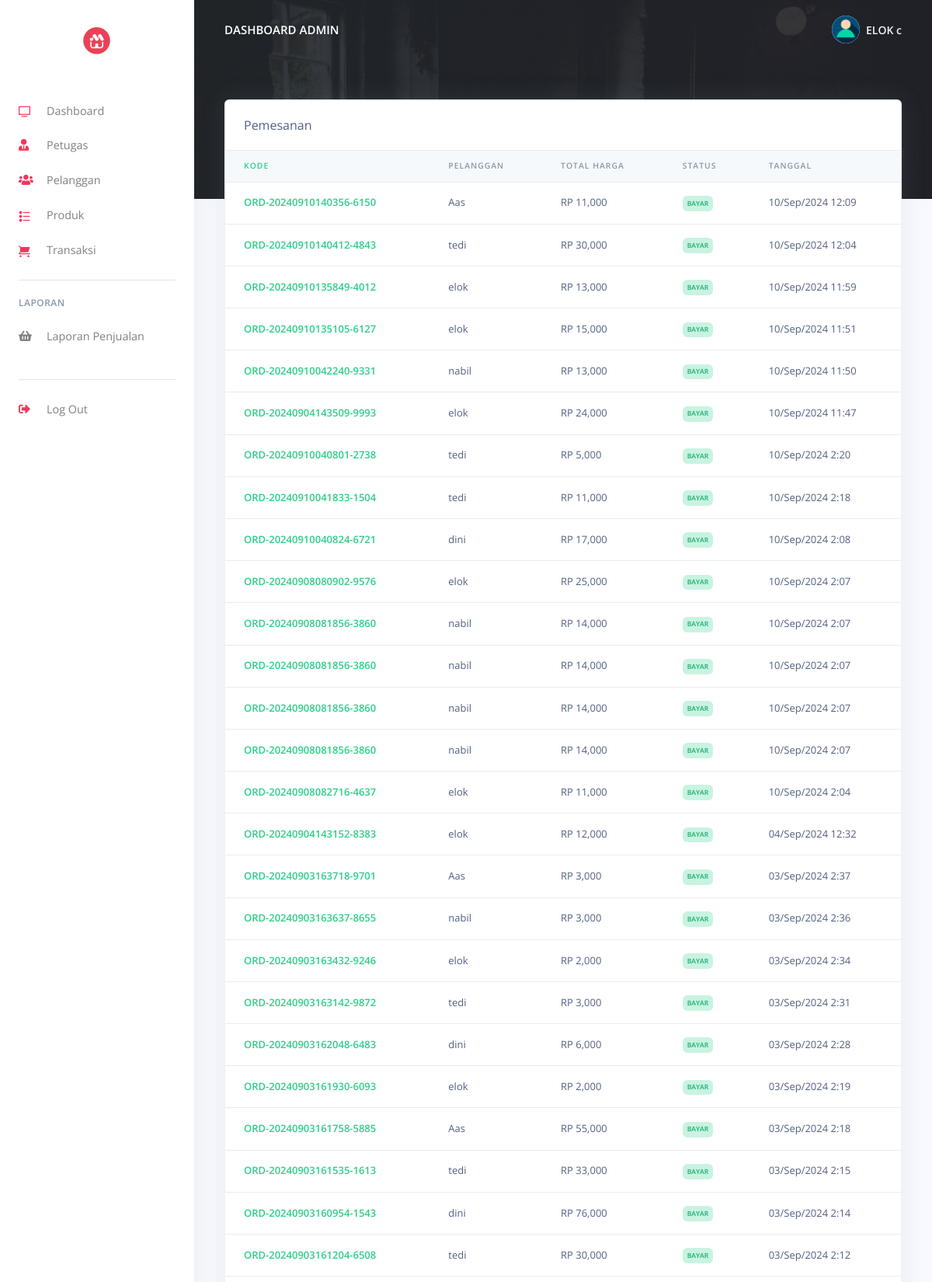
The app's page /pos/admin/orders_reports.php (signed in, upper part) with its own data.
### tables this page shows
CREATE TABLE `user` (
  `UserID` int(11) NOT NULL,
  `Username` varchar(255) NOT NULL,
  `Password` varchar(255) NOT NULL,
  `Email` varchar(255) NOT NULL,
  `NamaLengkap` varchar(255) NOT NULL,
  `Alamat` varchar(200) NOT NULL,
  `level` enum('admin','petugas') NOT NULL
);

CREATE TABLE `penjualan` (
  `PenjualanID` int(11) NOT NULL,
  `kode_penjualan` varchar(200) NOT NULL,
  `TanggalPenjualan` date NOT NULL,
  `TotalHarga` decimal(10,2) NOT NULL,
  `PelangganID` int(11) NOT NULL,
  `NamaPelanggan` varchar(255) NOT NULL,
  `DibuatPada` timestamp NOT NULL DEFAULT current_timestamp() ON UPDATE current_timestamp(),
  `status` varchar(200) NOT NULL
);

### pos/admin/orders_reports.php (the view, shortened to what this page needs)
<?php
include('config/checklogin.php');
require_once('partials/_head.php');
?>
<body>
    <?php
    require_once('partials/_sidebar.php');
    ?>
    <div class="main-content">
        <?php
        require_once('partials/_topnav.php');
        ?>
        <div class="container-fluid mt--8">
            <div class="row">
                <div class="col">
                    <div class="card shadow">
                        <div class="card-header border-0">
                            Pemesanan
                        </div>
                        <div class="table-responsive">
                            <table class="table align-items-center table-flush">
                                <thead class="thead-light">
                                    <tr>
                                        <th class="text-success" scope="col">Kode</th>
                                        <th scope="col">Pelanggan</th>
                                        <th scope="col">Total Harga</th>
                                        <th scop="col">Status</th>
                                        <th scope="col">Tanggal</th>
                                    </tr>
                                </thead>
                                <tbody>
                                    <?php
                                    $ret = "SELECT * FROM  penjualan ORDER BY `DibuatPada` DESC  ";
                                    $stmt = $mysqli->prepare($ret);
                                    $stmt->execute();
                                    $res = $stmt->get_result();
                                    while ($order = $res->fetch_object()) {
                                    ?>
                                        <tr>
                                            <th class="text-success" scope="row"><?php echo $order->kode_penjualan; ?></th>
                                            <td><?php echo $order->NamaPelanggan; ?></td>
                                            <td>RP <?php echo number_format($order->TotalHarga, 0, '.', ','); ?></td>
                                            <td><?php if ($order->status == '') {
                                                    echo "<span class='badge badge-danger'>Belum Dibayar</span>";
                                                } else {
                                                    echo "<span class='badge badge-success'>$order->status</span>";
                                                } ?></td>
                                            <td><?php echo date('d/M/Y g:i', strtotime($order->DibuatPada)); ?></td>
                                        </tr>
                                    <?php } ?>
                                </tbody>
                            </table>
                        </div>
                    </div>
                </div>
            </div>
        </div>
    </div>
</body>
</html>

### pos/admin/partials/_sidebar.php (shortened to what this page needs)
<?php
$UserID = $_SESSION['UserID'];
$ret = "SELECT * FROM  user  WHERE UserID = '$UserID'";
$stmt = $mysqli->prepare($ret);
$stmt->execute();
$res = $stmt->get_result();
while ($admin = $res->fetch_object()) {
?>
  <nav class="navbar navbar-vertical fixed-left navbar-expand-md navbar-light bg-white" id="sidenav-main">
    <div class="container-fluid">
      <a class="navbar-brand" href="dashboard.php">
        <img src="assets/img/brand/logo.jpg" class="navbar-brand-img img-fluid" alt="...">
      </a>
      <div class="collapse navbar-collapse" id="sidenav-collapse-main">
        <ul class="navbar-nav">
          <li class="nav-item">
            <a class="nav-link" href="dashboard.php">
              <i class="ni ni-tv-2 text-danger"></i> Dashboard
            </a>
          </li>
          <li class="nav-item">
            <a class="nav-link" href="hrm.php">
              <i class="fas fa-user-tie text-danger"></i> Petugas
            </a>
          </li>
          <li class="nav-item">
            <a class="nav-link" href="customes.php">
              <i class="fas fa-users text-danger"></i> Pelanggan
            </a>
          </li>
          <li class="nav-item">
            <a class="nav-link" href="products.php">
              <i class="ni ni-bullet-list-67 text-danger"></i>Produk
            </a>
          </li>
          <li class="nav-item">
            <a class="nav-link" href="orders.php">
              <i class="ni ni-cart text-danger"></i> Transaksi
            </a>
          </li>
        </ul>
        <hr class="my-3">
        <h6 class="navbar-heading text-muted">Laporan</h6>
        <ul class="navbar-nav mb-md-3">
          <li class="nav-item">
            <a class="nav-link" href="report.php">
              <i class="fas fa-shopping-basket"></i> Laporan Penjualan
            </a>
          </li>
        </ul>
        <hr class="my-3">
        <ul class="navbar-nav mb-md-3">
          <li class="nav-item">
            <a class="nav-link" href="logout.php">
              <i class="fas fa-sign-out-alt text-danger"></i> Log Out
            </a>
          </li>
        </ul>
      </div>
    </div>
  </nav>
<?php } ?>

### pos/admin/partials/_topnav.php (shortened to what this page needs)
<?php
$UserID = $_SESSION['UserID'];
$ret = "SELECT * FROM  user  WHERE UserID = '$UserID'";
$stmt = $mysqli->prepare($ret);
$stmt->execute();
$res = $stmt->get_result();
while ($admin = $res->fetch_object()) {
?>
    <nav class="navbar navbar-top navbar-expand-md navbar-dark" id="navbar-main">
        <div class="container-fluid">
            <a class="h4 mb-0 text-white text-uppercase d-none d-lg-inline-block" href="dashboard.php">Dashboard Admin</a>
            <ul class="navbar-nav align-items-center d-none d-md-flex">
                <li class="nav-item dropdown">
                    <a class="nav-link pr-0" href="#" role="button" data-toggle="dropdown" aria-haspopup="true" aria-expanded="false">
                        <div class="media align-items-center">
                            <span class="avatar avatar-sm rounded-circle">
                                <img alt="Image placeholder" src="assets/img/theme/user-a-min.png">
                            </span>
                            <div class="media-body ml-2 d-none d-lg-block">
                                <span class="mb-0 text-sm  font-weight-bold"><?php echo $admin->Username; ?></span>
                            </div>
                        </div>
                    </a>
                </li>
            </ul>
        </div>
    </nav>
<?php } ?>

### records on screen
user: Username "ELOK c"
penjualan: kode_penjualan "ORD-20240910140356-6150", NamaPelanggan "Aas", TotalHarga "11,000", status "BAYAR", DibuatPada "10/Sep/2024 12:09"
penjualan: kode_penjualan "ORD-20240910140412-4843", NamaPelanggan "tedi", TotalHarga "30,000", status "BAYAR", DibuatPada "10/Sep/2024 12:04"
penjualan: kode_penjualan "ORD-20240910135849-4012", NamaPelanggan "elok", TotalHarga "13,000", status "BAYAR", DibuatPada "10/Sep/2024 11:59"
penjualan: kode_penjualan "ORD-20240910135105-6127", NamaPelanggan "elok", TotalHarga "15,000", status "BAYAR", DibuatPada "10/Sep/2024 11:51"
penjualan: kode_penjualan "ORD-20240910042240-9331", NamaPelanggan "nabil", TotalHarga "13,000", status "BAYAR", DibuatPada "10/Sep/2024 11:50"
penjualan: kode_penjualan "ORD-20240904143509-9993", NamaPelanggan "elok", TotalHarga "24,000", status "BAYAR", DibuatPada "10/Sep/2024 11:47"
penjualan: kode_penjualan "ORD-20240910040801-2738", NamaPelanggan "tedi", TotalHarga "5,000", status "BAYAR", DibuatPada "10/Sep/2024 2:20"
penjualan: kode_penjualan "ORD-20240910041833-1504", NamaPelanggan "tedi", TotalHarga "11,000", status "BAYAR", DibuatPada "10/Sep/2024 2:18"
penjualan: kode_penjualan "ORD-20240910040824-6721", NamaPelanggan "dini", TotalHarga "17,000", status "BAYAR", DibuatPada "10/Sep/2024 2:08"
penjualan: kode_penjualan "ORD-20240908080902-9576", NamaPelanggan "elok", TotalHarga "25,000", status "BAYAR", DibuatPada "10/Sep/2024 2:07"
penjualan: kode_penjualan "ORD-20240908081856-3860", NamaPelanggan "nabil", TotalHarga "14,000", status "BAYAR", DibuatPada "10/Sep/2024 2:07"
penjualan: kode_penjualan "ORD-20240908081856-3860", NamaPelanggan "nabil", TotalHarga "14,000", status "BAYAR", DibuatPada "10/Sep/2024 2:07"
penjualan: kode_penjualan "ORD-20240908081856-3860", NamaPelanggan "nabil", TotalHarga "14,000", status "BAYAR", DibuatPada "10/Sep/2024 2:07"
penjualan: kode_penjualan "ORD-20240908081856-3860", NamaPelanggan "nabil", TotalHarga "14,000", status "BAYAR", DibuatPada "10/Sep/2024 2:07"
penjualan: kode_penjualan "ORD-20240908082716-4637", NamaPelanggan "elok", TotalHarga "11,000", status "BAYAR", DibuatPada "10/Sep/2024 2:04"
penjualan: kode_penjualan "ORD-20240904143152-8383", NamaPelanggan "elok", TotalHarga "12,000", status "BAYAR", DibuatPada "04/Sep/2024 12:32"
penjualan: kode_penjualan "ORD-20240903163718-9701", NamaPelanggan "Aas", TotalHarga "3,000", status "BAYAR", DibuatPada "03/Sep/2024 2:37"
penjualan: kode_penjualan "ORD-20240903163637-8655", NamaPelanggan "nabil", TotalHarga "3,000", status "BAYAR", DibuatPada "03/Sep/2024 2:36"
penjualan: kode_penjualan "ORD-20240903163432-9246", NamaPelanggan "elok", TotalHarga "2,000", status "BAYAR", DibuatPada "03/Sep/2024 2:34"
penjualan: kode_penjualan "ORD-20240903163142-9872", NamaPelanggan "tedi", TotalHarga "3,000", status "BAYAR", DibuatPada "03/Sep/2024 2:31"
penjualan: kode_penjualan "ORD-20240903162048-6483", NamaPelanggan "dini", TotalHarga "6,000", status "BAYAR", DibuatPada "03/Sep/2024 2:28"
penjualan: kode_penjualan "ORD-20240903161930-6093", NamaPelanggan "elok", TotalHarga "2,000", status "BAYAR", DibuatPada "03/Sep/2024 2:19"
penjualan: kode_penjualan "ORD-20240903161758-5885", NamaPelanggan "Aas", TotalHarga "55,000", status "BAYAR", DibuatPada "03/Sep/2024 2:18"
penjualan: kode_penjualan "ORD-20240903161535-1613", NamaPelanggan "tedi", TotalHarga "33,000", status "BAYAR", DibuatPada "03/Sep/2024 2:15"
penjualan: kode_penjualan "ORD-20240903160954-1543", NamaPelanggan "dini", TotalHarga "76,000", status "BAYAR", DibuatPada "03/Sep/2024 2:14"
penjualan: kode_penjualan "ORD-20240903161204-6508", NamaPelanggan "tedi", TotalHarga "30,000", status "BAYAR", DibuatPada "03/Sep/2024 2:12"
